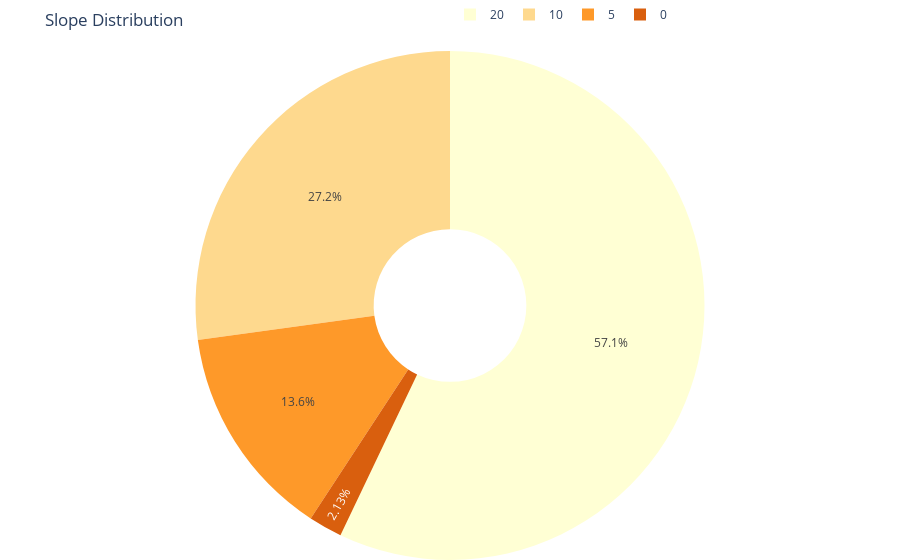

This figure's notebook cell:
### Code cell
#Slope Graph
def slope_stats():
    with open("global_inputs.yml", 'r') as f:
        global_inputs = yaml.safe_load(f)
    city_inputs = global_inputs.get('city_inputs')
    if menu['elevation']:  
        slope_stats_file = Path(output_folder / f"{city}_elevation.csv") 
        if not slope_stats_file.exists():  
            print("Elevation stats file does not exist.")
            return  
        slope = pd.read_csv(slope_stats_file)
        slope['percent'] = pd.to_numeric(slope['percent'], errors='coerce')

        # Drop rows with NaN values in 'legend'
        slope = slope.dropna(subset=['legend']).copy()

        # Preprocess the data
        slope['Percent'] = slope['percent'].apply(lambda x: f"{x:.0%}")
        slope['Slope'] = slope['legend'].str.extract(r"(\d+)").astype(float)
        slope['legend'] = pd.Categorical(slope['legend'], categories=slope['legend'].unique())

        # Define colors
        slope_colors = {
            "0-2": "#ffffd4",
            "2-5": "#fed98e",
            "5-10": "#fe9929",
            "10-20": "#d95f0e",
            "20+": "#993404"
        }

        # Plot the donut chart
        plt.figure(figsize=(8, 5))
        plt.pie(slope['percent'], labels=None, colors=slope_colors.values(), startangle=90)
        plt.title("Slope Distribution")
        plt.legend(slope['Slope'], loc="center left", bbox_to_anchor=(1, 0, 0.5, 1))
        # Save the plot
        render_path = os.path.join(render_folder, "slope.png")
        plt.savefig(render_path, bbox_inches='tight')
        plt.close()

        # Plotly
        fig = px.pie(slope, values='percent', names='Slope', hole=0.3,
                    color_discrete_sequence=list(slope_colors.values()), 
                    title="Slope Distribution", 
                    labels={'percent': 'Percentage', 'Slope': 'Slope Range'},
                    template='plotly_white')

        # Update layout
        fig.update_layout(legend=dict(orientation="h", x=0.5, y=1.1),
                        margin=dict(l=0, r=0, t=50, b=0))
        fig.show()

        # Print the highest percentage value and consequent class
        max_percent_index = slope['percent'].idxmax()
        highest_percent_row = slope.loc[max_percent_index]
        print("Highest percentage entry for Slope:")
        print(highest_percent_row)
slope_stats()

### Figure 1 — Plotly figure (JSON) as saved in the notebook; plotly's stock layout.template omitted (floating-point values rounded to 4 significant figures)
{"data": [{"domain": {"x": [0, 1], "y": [0, 1]}, "hole": 0.3, "hovertemplate": "Slope Range=%{label}<br>Percentage=%{value}<extra></extra>", "labels": [0, 5, 10, 20, 20], "legendgroup": "", "name": "", "showlegend": true, "type": "pie", "values": [0.02135, 0.1362, 0.2716, 0.3451, 0.2257]}], "layout": {"legend": {"orientation": "h", "tracegroupgap": 0, "x": 0.5, "y": 1.1}, "margin": {"b": 0, "l": 0, "r": 0, "t": 50}, "piecolorway": ["#ffffd4", "#fed98e", "#fe9929", "#d95f0e", "#993404"], "title": {"text": "Slope Distribution"}}}
